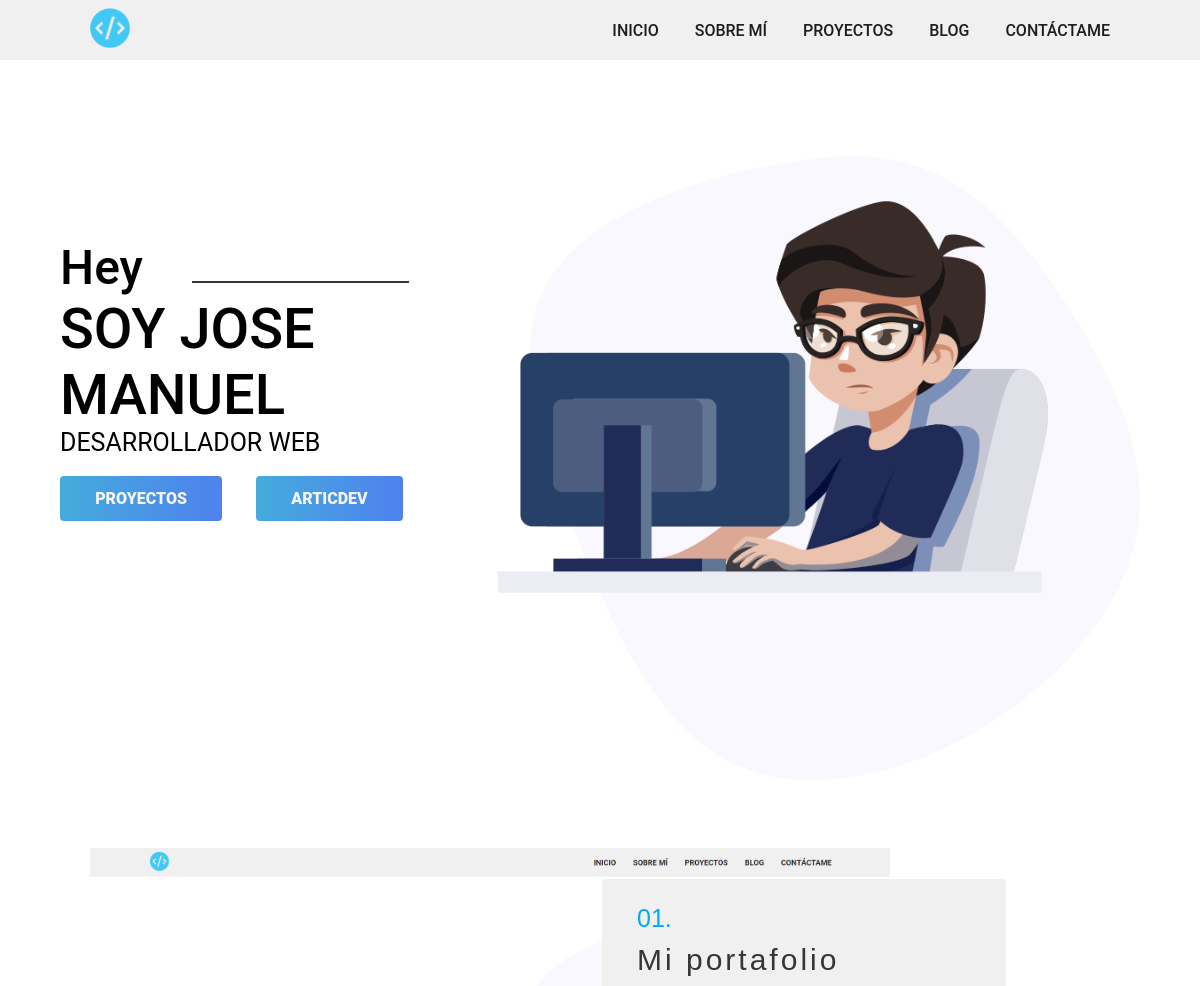
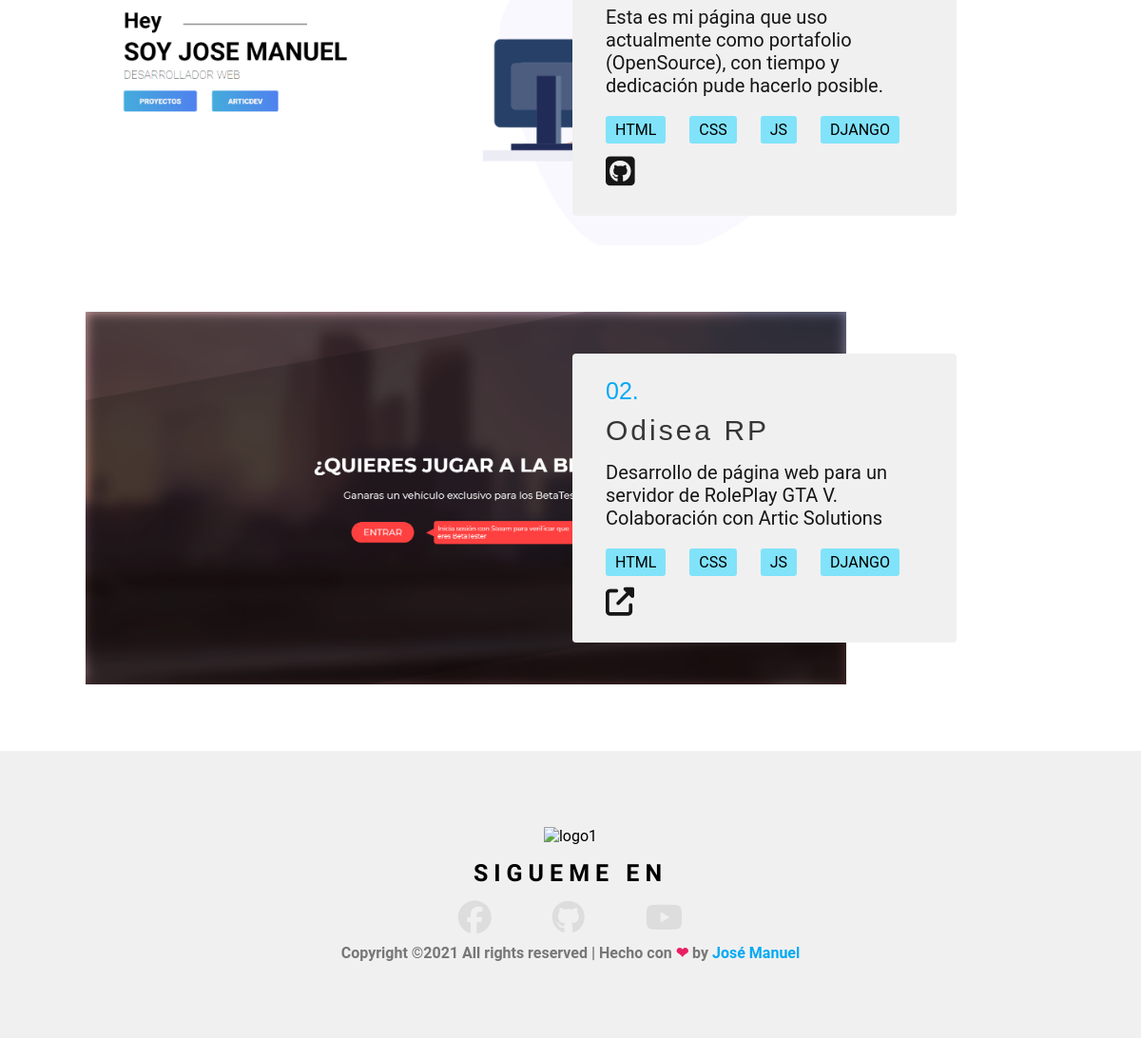
The page / on the database its author committed (2 pictures, top to bottom).
### web/models.py (models this page shows, shortened)
class Project(models.Model):
    name = models.CharField(max_length=50)
    image = models.ImageField(upload_to="projects")
    desc = models.TextField(verbose_name="Descripción")
    tags = models.ManyToManyField(Tag, verbose_name="Etiquetas")
    github = models.CharField(max_length=255,null=True)
    link = models.CharField(max_length=255,null=True, blank=True)
    class Meta:
        verbose_name = "Proyecto"
        verbose_name_plural = "Proyectos"

class Tag(models.Model):
    name = models.CharField(max_length=50, verbose_name="Etiqueta")
    class Meta:
        verbose_name = "Etiqueta"
        verbose_name_plural = "Etiquetas"
    def __str__(self):
        return self.name

### web/views.py (the view)
# urls.py: path('', index, name="inicio"),
def index(request):
    proyectos = Project.objects.all()
    context = {
        "proyectos": proyectos
    }
    return render(request, 'pages/index.html', context)

### web/templates/pages/index.html (shortened to what this page needs)
{% extends 'layouts/base.html' %}
{% load static %}
{% block content %}
<main class="site-page">
    <section id="inicio" class="for-me">
        <div class="container">
            <div class="presentation">
                <div class="hey">Hey</div>
                <h2>soy jose manuel</h2>
                <div class="work">Desarrollador Web</div>
                <div class="sociles">
                    <a href="#">proyectos</a>
                    <a href="#">ArticDev</a>
                </div>
            </div>
            <div class="imagen">
                <img src="{% static 'img/banner/banner-image.png' %}" alt="">
            </div>
        </div>
    </section>
    <section id="proyectos" class="projects">
        <div class="container">
            {% for proyecto in proyectos %}
            <div class="project">
                <img src="{{proyecto.image.url}}" alt="proyecto_{{proyecto.name}}">
                <div class="datos">
                    <div class="container-d">
                        <div class="number-project">{% if proyecto.pk <= 9 %}0{% endif %}{{proyecto.pk}}.</div>
                        <h3 class="title-project">{{proyecto.name}}</h3>
                        <div class="content-project">{{proyecto.desc}}</div>
                        <div class="tags-project">
                        {% for tag in proyecto.tags.all %}
                            <div class="tag">{{tag}}</div>
                        {% endfor %}
                        </div>
                        <div class="external">
                            {% if proyecto.github != 'null' %}
                            <a href="{{proyecto.github}}" target="_blank"><i class="fab fa-github-square"></i></a>
                            {% endif %}
                            {% if proyecto.link %}
                            <a href="{{proyecto.link}}" target="_blank" class="link"><i class="fas fa-external-link-alt"></i></a>
                            {% endif %}
                        </div>
                    </div>
                </div>
            </div>
            {% endfor %}
        </div>
    </section>
</main>
{% endblock content %}

### web/templates/layouts/base.html (shortened to what this page needs)
<!DOCTYPE html>
{% load static %}
<html lang="en">
<head>
    <link rel="stylesheet" href="{% static 'css/styles.css' %}">
</head>
<body>
    <header id="nav">
        <nav class="navbar">
            <div class="logo"><img src="{% static 'img/logo.png' %}" alt="Logo"></div>
            <div class="links">
                <a href="/#inicio">Inicio</a>
                <a href="/#skills">Sobre mí</a>
                <a href="/#proyectos">Proyectos</a>
                <a href="#">Blog</a>
                <a href="{% url 'contacto' %}">Contáctame</a>
            </div>
        </nav>
    </header>
    <main>
        {% block content %}{% endblock content %}
    </main>
    <footer class="footer-site">
        <div class="container">
            <img src="#" alt="logo1">
            <h3>Sigueme en</h3>
            <div class="socials">
                <ul>
                    <li><a href="https://www.facebook.com/Beniszkee/"><i class="fab fa-facebook" style="font-size: 35px;"></i></a></li>
                    <li><a href="https://github.com/Benz-Solutions"><i class="fab fa-github" style="font-size: 35px;"></i></a></li>
                    <li><a href="#"><i class="fab fa-youtube" style="font-size: 35px;"></i></a></ul>
            </div>
            <div class="copy">Copyright ©2021 All rights reserved | Hecho con <span>❤</span>  by <a href="https://discord.gg/6HAexMQmFg" target="_blank" rel="noopener noreferrer">José Manuel</a></div>
        </div>
    </footer>
</body>
</html>

### rows shown on the page
Project: image (picture), shows "0", pk "1", name "Mi portafolio", desc "Esta es mi página que uso actualmente como portafolio (OpenSource), con tiempo y dedicación pude hacerlo posible."
Tag: name "HTML"
Tag: name "CSS"
Tag: name "JS"
Tag: name "DJANGO"
Project: image (picture), shows "0", pk "2", name "Odisea RP", desc "Desarrollo de página web para un servidor de RolePlay GTA V. Colaboración con Artic Solutions"
